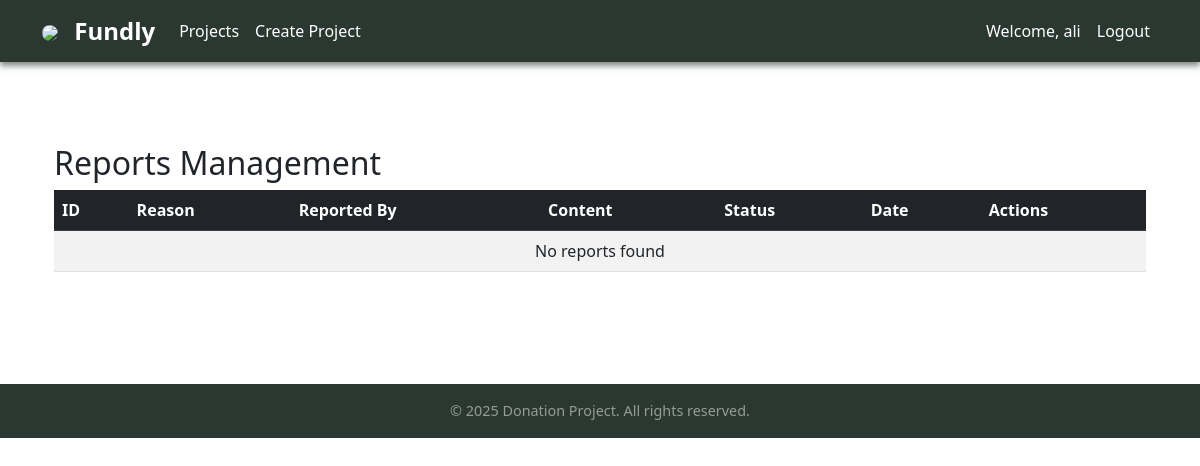
The page /reports/reports/ (signed in) on the database as committed earlier.
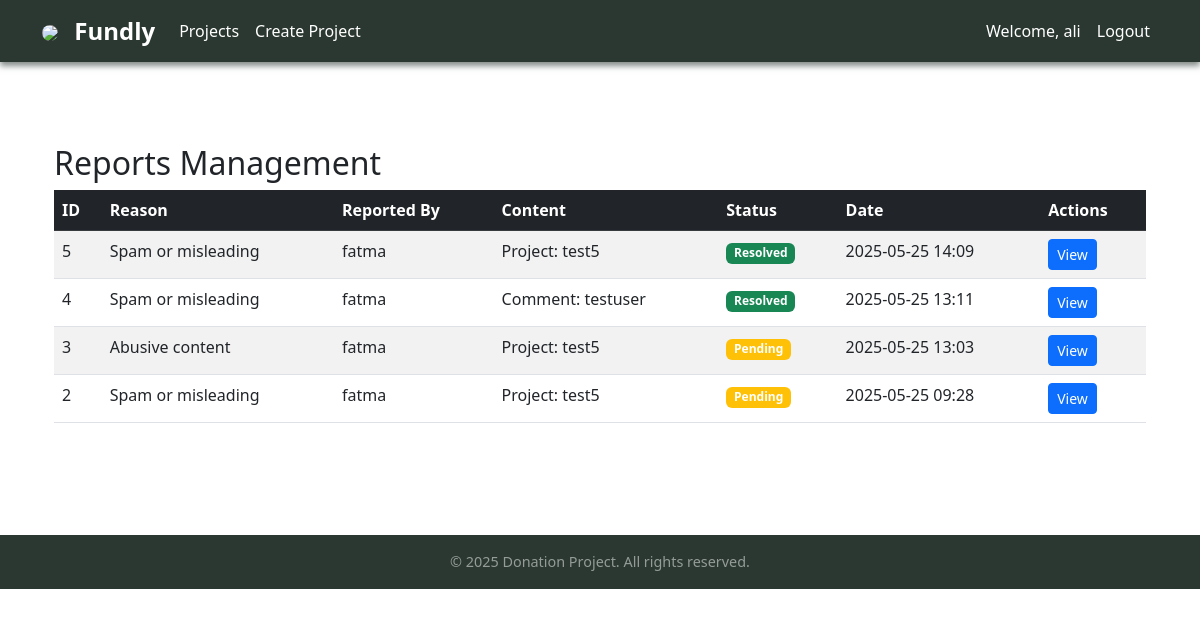
The same page on the database as committed later.
### reports/models.py (models this page shows, shortened)
class Report(models.Model):
    REASON_CHOICES = [
        ('spam', 'Spam or misleading'),
        ('abuse', 'Abusive content'),
        ('scam', 'Scam or fraud'),
        ('other', 'Other'),
    ]
    reason = models.CharField(max_length=20, choices=REASON_CHOICES)
    description = models.TextField(blank=True, null=True)
    is_resolved = models.BooleanField(default=False)
    created_at = models.DateTimeField(auto_now_add=True)
    updated_at = models.DateTimeField(auto_now=True)
    user = models.ForeignKey('auth.User', on_delete=models.CASCADE, related_name='reports_made')
    project = models.ForeignKey('projects.Project', on_delete=models.CASCADE, null=True, blank=True, related_name='reports')
    comment = models.ForeignKey('comments.Comment', on_delete=models.CASCADE, null=True, blank=True, related_name='reports')

### projects/models.py (models this page shows, shortened)
class Project(models.Model):
    title = models.CharField(max_length=100)
    slug = models.SlugField(max_length=100, unique=True, blank=True)
    details = models.TextField(blank=True)
    total_target = models.IntegerField(default=0)
    starting_date = models.DateField()
    ending_date = models.DateField()
    is_active = models.BooleanField(default=True)
    created_at = models.DateTimeField(auto_now_add=True)
    updated_at = models.DateTimeField(auto_now=True)
    created_by = models.ForeignKey('auth.User', on_delete=models.CASCADE)
    category = models.ForeignKey('categories.Category', on_delete=models.CASCADE)
    tags = models.ManyToManyField('tags.Tag')
    is_featured = models.BooleanField(default=False)

### comments/models.py (models this page shows, shortened)
class Comment(models.Model):
    content = models.TextField()
    created_at = models.DateTimeField(auto_now_add=True)
    updated_at = models.DateTimeField(auto_now=True)
    user = models.ForeignKey('auth.User', on_delete=models.CASCADE)
    project = models.ForeignKey('projects.Project', on_delete=models.CASCADE)

### reports/views.py (the view)
# urls.py: path('reports/', report_list, name='report_list'),
def report_list(request):
    if not request.user.is_staff:
        return redirect('home')
    reports = Report.objects.all().order_by('-created_at')
    return render(request, 'reports/report_list.html', {'reports': reports})

### reports/templates/reports/report_list.html
{% extends 'base.html' %}
{% load static %}
{% block content %}
<div class="container mt-5">
    <h2>Reports Management</h2>
    <div class="table-responsive">
        <table class="table table-striped table-hover">
            <thead class="table-dark">
                <tr>
                    <th>ID</th>
                    <th>Reason</th>
                    <th>Reported By</th>
                    <th>Content</th>
                    <th>Status</th>
                    <th>Date</th>
                    <th>Actions</th>
                </tr>
            </thead>
            <tbody>
                {% for report in reports %}
                <tr>
                    <td>{{ report.id }}</td>
                    <td>{{ report.get_reason_display }}</td>
                    <td>{{ report.user.username }}</td>
                    <td>
                        {% if report.project %}
                        Project: {{ report.project.title|truncatechars:30 }}
                        {% elif report.comment %}
                        Comment: {{ report.comment.content|truncatechars:30 }}
                        {% endif %}
                    </td>
                    <td>
                        {% if report.is_resolved %}
                        <span class="badge bg-success">Resolved</span>
                        {% else %}
                        <span class="badge bg-warning">Pending</span>
                        {% endif %}
                    </td>
                    <td>{{ report.created_at|date:"Y-m-d H:i" }}</td>
                    <td>
                        <a href="{% url 'admin:reports_report_change' report.id %}"
                            class="btn btn-sm btn-primary">View</a>
                    </td>
                </tr>
                {% empty %}
                <tr>
                    <td colspan="7" class="text-center">No reports found</td>
                </tr>
                {% endfor %}
            </tbody>
        </table>
    </div>
</div>
{% endblock %}

### templates/base.html (shortened to what this page needs)
{% load static %}
<!DOCTYPE html>
<html lang="en">
<head>
    <link href="https://cdn.jsdelivr.net/npm/bootstrap@5.3.0/dist/css/bootstrap.min.css" rel="stylesheet" />
    <link rel="stylesheet" href="https://cdn.jsdelivr.net/npm/bootstrap-icons@1.10.0/font/bootstrap-icons.css">
    <link rel="stylesheet" href="https://cdn.jsdelivr.net/npm/swiper@9/swiper-bundle.min.css" />
    <link rel="stylesheet" href="{% static 'css/project_detail.css' %}" />
    <link rel="stylesheet" href="{% static 'css/homepage.css' %}" />
</head>
<body>
    <nav class="navbar navbar-expand-lg z-3 position-fixed w-100 top-0">
        <div class="container">
            <a class="navbar-brand" href="{% url 'homepage' %}">
                <img src="https://st2.depositphotos.com/5266903/8135/v/450/depositphotos_81358442-stock-illustration-donation-flat-icon.jpg" />
                Fundly
            </a>
            <div class="collapse navbar-collapse" id="navbarNav">
                <ul class="navbar-nav me-auto">
                    <li class="nav-item">
                        <a class="nav-link" href="{% url 'project-list' %}">Projects</a>
                    </li>
                    {% if user.is_authenticated %}
                    <li class="nav-item">
                        <a class="nav-link" href="{% url 'project-create' %}">Create Project</a>
                    </li>
                    {% endif %}
                </ul>
                <ul class="navbar-nav">
                    {% if user.is_authenticated %}
                    <li class="nav-item">
                        <a class="nav-link" href="{% url 'profile' %}"><span>Welcome, {{ user.username }}</span></a>
                    </li>
                    <li class="nav-item">
                        <a class="nav-link" href="{% url 'logout' %}">Logout</a>
                    </li>
                    {% endif %}
                </ul>
            </div>
        </div>
    </nav>
    {% block container_start %}
    <div class="container py-5">
    {% endblock %}
        <div class="pt-5">
        {% block content %}{% endblock %}
        </div>
    </div>
    <footer class="text-white-50 text-center py-3 mt-5">
        <div class="container">
            <p class="mb-0">&copy; 2025 Donation Project. All rights reserved.</p>
        </div>
    </footer>
</body>
</html>

### static/css/project_detail.css (style rules this page uses)
:root { --primary: #198754; --primary-hover: #146c43; --secondary: #6c757d; --light: #f8f9fa; --shadow: 0 4px 20px rgba(0, 0, 0, 0.08); --transition: all 0.3s ease; }
body { background-color: #f5f7fa; }

### templates/base.html (style rules this page uses)
body { background-color: white; font-family: 'Segoe UI', Tahoma, Geneva, Verdana, sans-serif; }
nav.navbar { background-color: #2a3831; box-shadow: 0 4px 6px #2a383193; }
nav.navbar .navbar-brand { font-weight: 600; color: white; font-size: 1.5rem; }
nav.navbar .nav-link { color: white; font-weight: 500; }
footer { background-color: #2a3831; color: white; font-size: 0.9rem; }
.navbar-brand img { width: 40px; border-radius: 50%; margin-right: 10px; filter: drop-shadow(0 0 0.75px #2a3831); }

Rows that differ between the two databases and show on the page:
added Report: id "5", reason "Spam or misleading", user.username "fatma", project "test5", is_resolved "Resolved", created_at "2025-05-25 14:09"
added Report: id "4", reason "Spam or misleading", user.username "fatma", comment.content "testuser", is_resolved "Resolved", created_at "2025-05-25 13:11"
added Report: id "3", reason "Abusive content", user.username "fatma", project "test5", is_resolved "Pending", created_at "2025-05-25 13:03"
added Report: id "2", reason "Spam or misleading", user.username "fatma", project "test5", is_resolved "Pending", created_at "2025-05-25 09:28"
Other text that changed with them:
text no longer shown: "No reports found"
